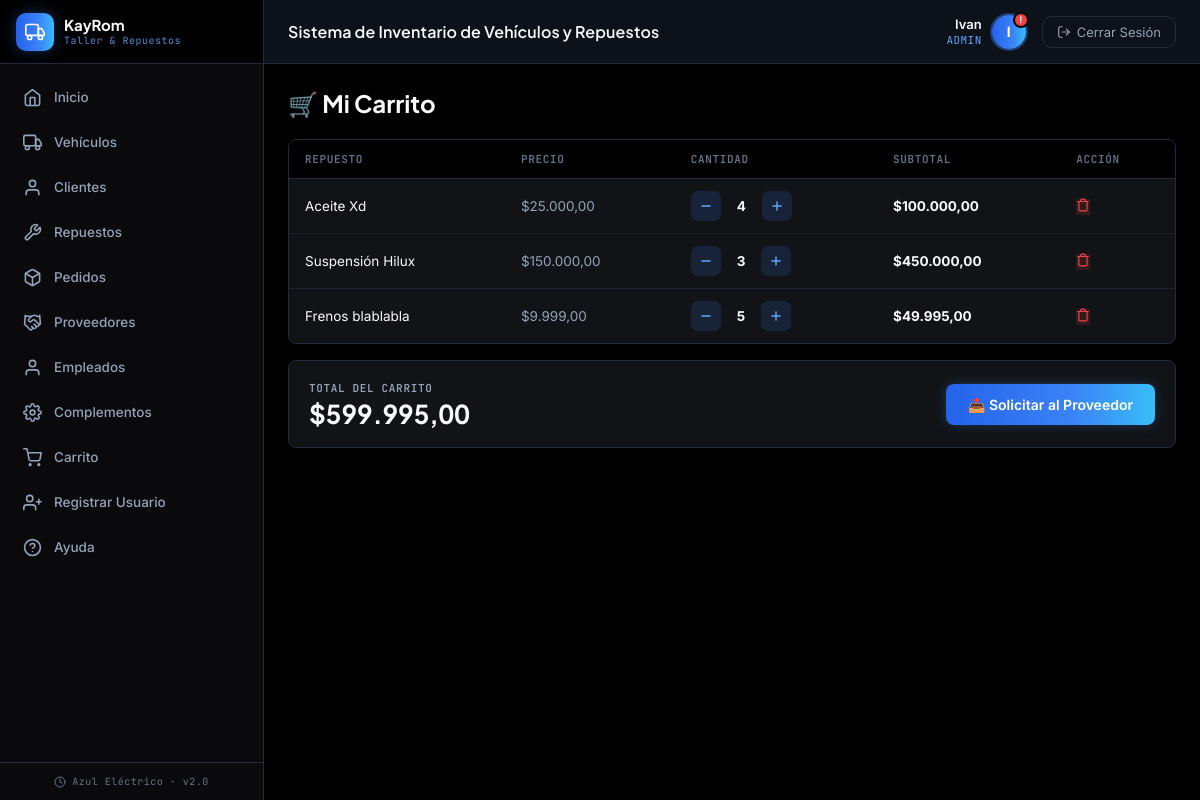
The page /index.php?page=carrito (signed in) on the database its author committed.
### tables this page shows
CREATE TABLE `carrito` (
  `id` int NOT NULL AUTO_INCREMENT,
  `usuario_id` int NOT NULL,
  `repuesto_id` int NOT NULL,
  `cantidad` int NOT NULL DEFAULT '1',
  `fecha_agregado` datetime DEFAULT CURRENT_TIMESTAMP,
  PRIMARY KEY (`id`),
  KEY `usuario_id` (`usuario_id`),
  KEY `repuesto_id` (`repuesto_id`),
  CONSTRAINT `carrito_ibfk_1` FOREIGN KEY (`usuario_id`) REFERENCES `usuario` (`id`),
  CONSTRAINT `carrito_ibfk_2` FOREIGN KEY (`repuesto_id`) REFERENCES `repuestos` (`id`)
);

CREATE TABLE `repuestos` (
  `id` int NOT NULL AUTO_INCREMENT,
  `nombre` varchar(100) NOT NULL,
  `categoria` varchar(45) DEFAULT NULL,
  `stock` int DEFAULT '0',
  `stock_minimo` int DEFAULT '5',
  `precio` decimal(10,2) DEFAULT '0.00',
  `sku` varchar(20) DEFAULT NULL,
  `proveedor_id` int DEFAULT NULL,
  PRIMARY KEY (`id`),
  KEY `fk_repuestos_proveedor` (`proveedor_id`),
  CONSTRAINT `fk_repuestos_proveedor` FOREIGN KEY (`proveedor_id`) REFERENCES `proveedor` (`id`) ON DELETE SET NULL
);

### backend/carrito/controllers/CarritoControllers.php (called while the page is built, shortened)
<?php
class CarritoController {
    private $model;
    public function __construct() {
        $this->model = new CarritoModel();
    }
    public function index() {
        $usuario_id = $_SESSION['usuario_id'] ?? 0;
        $items = $this->model->getByUsuario($usuario_id);
        require_once 'backend/carrito/views/carrito.php';
    }
}

### config/base_datos.php (called while the page is built, shortened)
<?php
class Database {
    private static $instance = null;
    public $conexion;
    private function __construct() {
        $this->conexion = new mysqli("localhost", "root", "Migue123456", "soft_kayrom");
        $this->conexion->set_charset("utf8");
    }
    public static function getInstance() {
        if (self::$instance === null) {
            self::$instance = new Database();
        }
        return self::$instance;
    }
    public function getConexion() {
        return $this->conexion;
    }
}

### backend/carrito/models/CarritoModels.php (called while the page is built, shortened)
<?php
class CarritoModel {
    private $db;
    public function __construct() {
        $this->db = Database::getInstance()->getConexion();
    }
    public function getByUsuario($usuario_id) {
        $usuario_id = (int)$usuario_id;
        $sql = "SELECT c.id, c.cantidad, c.repuesto_id,
                       r.nombre, r.precio, r.stock, r.proveedor_id
                FROM carrito c
                JOIN repuestos r ON r.id = c.repuesto_id
                WHERE c.usuario_id = $usuario_id
                ORDER BY c.fecha_agregado DESC";
        $r = $this->db->query($sql);
        return $r ? $r->fetch_all(MYSQLI_ASSOC) : [];
    }
}

### backend/carrito/views/carrito.php (the view)
<?php require_once 'compartidoCREO/views/encabezado.php'; ?>
<div class="page-header">
    <h1>🛒 Mi Carrito</h1>
</div>
<?php if (empty($items)): ?>
    <div class="panel"><div class="panel-body" style="padding:30px;text-align:center;color:var(--text-muted);">
        Tu carrito está vacío. Agregá repuestos desde el <a href="index.php?page=repuestos" style="color:var(--accent-blue-bright);">listado de repuestos</a>.
    </div></div>
<?php else: ?>
    <div class="panel">
        <div class="panel-body">
            <table>
                <thead>
                    <tr>
                        <th>Repuesto</th>
                        <th>Precio</th>
                        <th>Cantidad</th>
                        <th>Subtotal</th>
                        <th>Acción</th>
                    </tr>
                </thead>
                <tbody>
                    <?php
                    $total = 0;
                    foreach ($items as $item):
                        $subtotal = $item['precio'] * $item['cantidad'];
                        $total += $subtotal;
                    ?>
                    <tr>
                        <td><?= htmlspecialchars($item['nombre']) ?></td>
                        <td style="color:var(--text-muted);">$<?= number_format($item['precio'], 2, ',', '.') ?></td>
                        <td>
                            <div class="action-icons">
                                <a href="index.php?page=carrito&action=cambiar&id=<?= $item['id'] ?>&delta=-1" class="action-edit" title="Quitar uno"><svg width="14" height="14" viewBox="0 0 24 24" fill="none" stroke="currentColor" stroke-width="2.5" stroke-linecap="round"><line x1="5" y1="12" x2="19" y2="12"/></svg></a>
                                <strong style="margin: 0 8px;"><?= $item['cantidad'] ?></strong>
                                <a href="index.php?page=carrito&action=cambiar&id=<?= $item['id'] ?>&delta=1" class="action-edit" title="Agregar uno"><svg width="14" height="14" viewBox="0 0 24 24" fill="none" stroke="currentColor" stroke-width="2.5" stroke-linecap="round"><line x1="12" y1="5" x2="12" y2="19"/><line x1="5" y1="12" x2="19" y2="12"/></svg></a>
                            </div>
                        </td>
                        <td><strong>$<?= number_format($subtotal, 2, ',', '.') ?></strong></td>
                        <td>
                            <a href="index.php?page=carrito&action=quitar&id=<?= $item['id'] ?>" class="action-delete"
                               onclick="return confirmarAccion(this.href, '¿Quitar este repuesto del carrito?')"><svg width="14" height="14" viewBox="0 0 24 24" fill="none" stroke="currentColor" stroke-width="2" stroke-linecap="round" stroke-linejoin="round"><polyline points="3 6 5 6 21 6"/><path d="M19 6v14a2 2 0 0 1-2 2H7a2 2 0 0 1-2-2V6m3 0V4a2 2 0 0 1 2-2h4a2 2 0 0 1 2 2v2"/></svg></a>
                        </td>
                    </tr>
                    <?php endforeach; ?>
                </tbody>
            </table>
        </div>
    </div>
    <div class="panel" style="margin-top:16px;">
        <div class="panel-body" style="padding:20px; display:flex; align-items:center; justify-content:space-between; flex-wrap:wrap; gap:14px;">
            <div>
                <div class="stat-label">Total del carrito</div>
                <div class="stat-value" style="font-size:26px;">$<?= number_format($total, 2, ',', '.') ?></div>
            </div>
            <a href="index.php?page=carrito&action=solicitar" class="btn btn-primary" style="padding:12px 22px;font-size:14px;"
               onclick="return confirmarAccion(this.href, 'Esto va a generar un pedido de compra con todo lo que hay en el carrito y lo va a vaciar. ¿Confirmás?')">
                📤 Solicitar al Proveedor
            </a>
        </div>
    </div>
<?php endif; ?>
<?php require_once 'compartidoCREO/views/pie_pagina.php'; ?>

### public/css/style.css (style rules this page uses)
:root { --bg-dark: #000000; --bg-panel: #0A0A0C; --bg-card: #121316; --bg-hover: #1B1D22; --sidebar-w: 264px; --accent-blue: #3B82F6; --accent-green: #10B981; --accent-orange:#F59E0B; --accent-red: #EF4444; --accent-blue-bright: #60A5FA; --accent-indigo: #6366F1; --gradient-primary: linear-gradient(90deg, #2563EB 0%, #3B82F6 60%, #38BDF8 100%); --text-primary: #F8FAFC; --text-muted: #94A3B8; --text-dim: #64748B; --border: #232B3E; --radius: 8px; --transition: 0.18s ease; --font-display: 'Plus Jakarta Sans', sans-serif; --font-body: 'Inter', sans-serif; --font-mono: 'JetBrains Mono', monospace; }
*, *::before, *::after { margin: 0; padding: 0; box-sizing: border-box; }
body { font-family: var(--font-body); background: var(--bg-dark); color: var(--text-primary); display: flex; min-height: 100vh; overflow-x: hidden; }
.stat-label { font-family: var(--font-mono); font-size: 11px; color: var(--text-muted); font-weight: 600; letter-spacing: 0.06em; text-transform: uppercase; }
.stat-value { font-family: var(--font-display); font-size: 34px; font-weight: 700; line-height: 1; margin-top: 6px; color: var(--text-primary); font-variant-numeric: tabular-nums; }
.panel { background: var(--bg-card); border: 1px solid var(--border); border-radius: var(--radius); overflow: hidden; box-shadow: 0 1px 3px rgba(0,0,0,0.35); }
.panel-body { padding: 0; overflow-x: auto; }
table { width: 100%; border-collapse: collapse; font-size: 13.5px; }
thead th { padding: 12px 16px; text-align: left; color: var(--text-dim); font-weight: 600; font-size: 11px; letter-spacing: 0.06em; text-transform: uppercase; background: var(--bg-dark); font-family: var(--font-mono); border-bottom: 1px solid var(--border); }
tbody td { padding: 12px 16px; border-bottom: 1px solid rgba(35,43,62,0.6); color: var(--text-primary); }
tbody tr:last-child td { border-bottom: none; }
.btn { display: inline-flex; align-items: center; gap: 6px; padding: 7px 16px; border-radius: 8px; border: none; cursor: pointer; font-family: var(--font-body); font-size: 13px; font-weight: 600; text-decoration: none; transition: all var(--transition); }
.btn-primary { background: var(--gradient-primary); color: #fff; box-shadow: 0 0 12px rgba(59,130,246,0.3); }
.page-header { display: flex; align-items: center; justify-content: space-between; margin-bottom: 20px; }
.page-header h1 { font-family: var(--font-display); font-size: 24px; font-weight: 700; color: var(--text-primary); }
.action-icons { display: flex; gap: 8px; align-items: center; }
.action-icons a { width: 30px; height: 30px; border-radius: 7px; display: flex; align-items: center; justify-content: center; font-size: 14px; text-decoration: none; transition: all var(--transition); }
.action-edit { background: rgba(59,130,246,0.15); color: var(--accent-blue-bright); }
.action-delete { background: rgba(239,68,68,0.15); color: var(--accent-red); }
.stat-card, .panel, .btn, .nav-icon-btn, .action-icons a, .module-chip, .filter-group select, .quick-modal-box { transition: transform 0.15s ease, box-shadow 0.15s ease, border-color 0.15s ease, background 0.15s ease, color 0.15s ease; }
tbody tr { transition: background 0.12s ease, box-shadow 0.12s ease; }

### rows shown on the page
carrito: repuesto.nombre "Aceite Xd", repuesto.precio "25.000,00", cantidad "4", subtotal "100.000,00"
carrito: repuesto.nombre "Suspensión Hilux", repuesto.precio "150.000,00", cantidad "3", subtotal "450.000,00"
carrito: repuesto.nombre "Frenos blablabla", repuesto.precio "9.999,00", cantidad "5", subtotal "49.995,00"

### other values the page prints
$nombreUsuario "Ivan"
$rolUsuario "ADMIN"
substr($nombreUsuario, 0, 1) "I"
$total "599.995,00"
